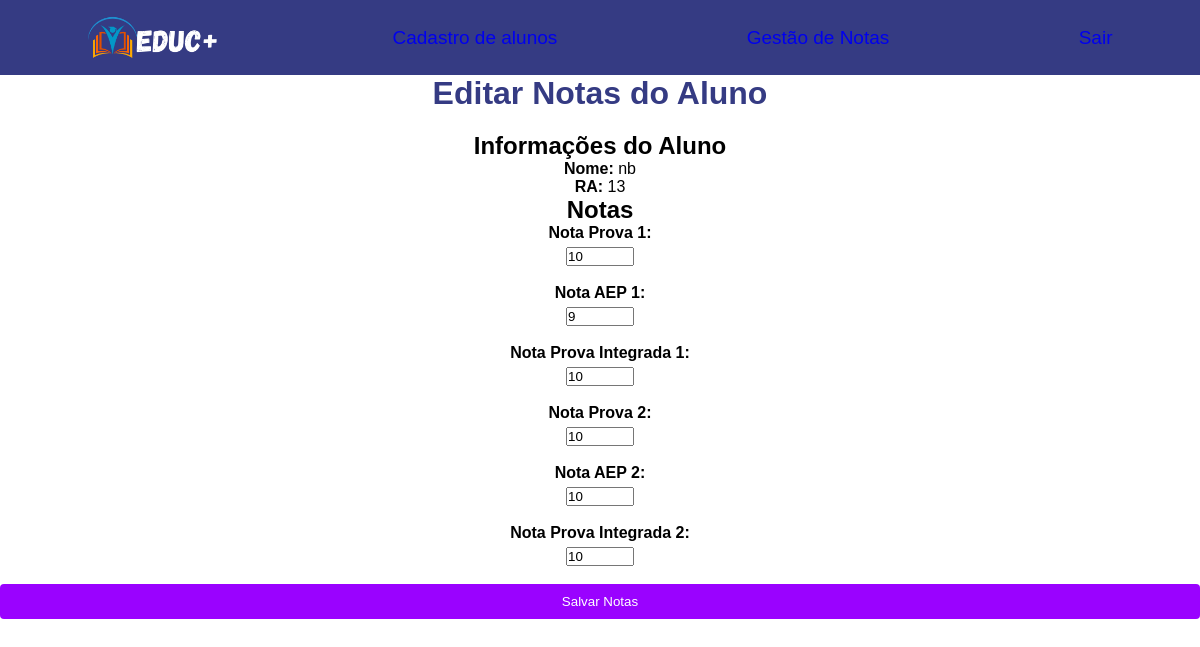
The app's page /editar.php?id=7 with its own data.
### tables this page shows
CREATE TABLE "Alunos" (
	"ID"	INTEGER,
	"nome"	TEXT NOT NULL,
	"email"	TEXT NOT NULL,
	"RA"	TEXT NOT NULL UNIQUE,
	PRIMARY KEY("ID" AUTOINCREMENT)
);

CREATE TABLE Notas (
    ID INTEGER PRIMARY KEY AUTOINCREMENT,
    id_aluno INTEGER NOT NULL,
    nota_prova1 REAL,
    nota_aep1 REAL,
    nota_integrada_1 REAL,
    nota_prova2 REAL,
    nota_aep2 REAL,
    nota_integrada_2 REAL,
    FOREIGN KEY (id_aluno) REFERENCES Alunos(ID)
);

### classes/Database.php (called while the page is built)
<?php
class Database {
    private $pdo;
    public function __construct($dbname) {
        $this->pdo = new PDO("sqlite:" . $dbname);
        $this->pdo->setAttribute(PDO::ATTR_ERRMODE, PDO::ERRMODE_EXCEPTION);
    }
    public function getConnection() {
        return $this->pdo;
    }
}
?>

### classes/Aluno.php (called while the page is built, shortened)
<?php
class Aluno {
    private $database;
    public function __construct($database) {
        $this->database = $database;
    }
    public function obterAlunoPorId($id) {
        $query = "SELECT * FROM Alunos WHERE ID = :id";
        $stmt = $this->database->getConnection()->prepare($query);
        $stmt->bindParam(':id', $id, PDO::PARAM_INT);
        $stmt->execute();
        return $stmt->fetch(PDO::FETCH_ASSOC);
    }
}
?>

### classes/Nota.php (called while the page is built, shortened)
<?php
class Nota {
    private $db;
    public function __construct($database) {
        $this->db = $database->getConnection();
    }
    public function obterNotas($id_aluno) {
        $query = "SELECT * FROM notas WHERE ID_aluno = :id_aluno";
        $stmt = $this->db->prepare($query);
        $stmt->bindParam(':id_aluno', $id_aluno, PDO::PARAM_INT);
        $stmt->execute();
        return $stmt->fetch(PDO::FETCH_ASSOC);
    }
}
?>

### editar.php (the view, shortened to what this page needs)
<?php
require_once 'classes/Database.php';
require_once 'classes/Aluno.php';
require_once 'classes/Nota.php';
$dbname = "SGN.db";
$database = new Database($dbname);
$aluno = new Aluno($database);
$nota = new Nota($database);
$id_aluno = $_GET['id'];
$dados_aluno = $aluno->obterAlunoPorId($id_aluno);
$notas = $nota->obterNotas($id_aluno);
?>
<!DOCTYPE html>
<html lang="pt-BR">
<head>
  <link rel="stylesheet" href="lista.css">
</head>
<body>
  <header>
    <img id="logo" src="./Img/Educ_1.png">
    <nav>
      <ul>
        <li><a href="index.php">Cadastro de alunos</a></li>
        <li><a href="lista.php">Gestão de Notas</a></li>
        <li><a href="#">Sair</a></li>
      </ul>
    </nav>
  </header>
  <h1 id="titulo">Editar Notas do Aluno</h1>
  <form action="<?php echo htmlspecialchars($_SERVER["PHP_SELF"]) . '?id=' . $id_aluno; ?>" method="post">
    <h2>Informações do Aluno</h2>
    <p><strong>Nome:</strong> <?php echo htmlspecialchars($dados_aluno['nome']); ?></p>
    <p><strong>RA:</strong> <?php echo htmlspecialchars($dados_aluno['RA']); ?></p>
    <h2>Notas</h2>
    <label for="nota_prova1">Nota Prova 1:</label>
    <input type="number" id="nota_prova1" name="nota_prova1" min="0" max="10" step="0.1" value="<?php echo htmlspecialchars($notas['nota_prova1']); ?>" required>
    <br>
    <label for="nota_aep1">Nota AEP 1:</label>
    <input type="number" id="nota_aep1" name="nota_aep1" min="0" max="10" step="0.1" value="<?php echo htmlspecialchars($notas['nota_aep1']); ?>" required>
    <br>
    <label for="nota_integrada_1">Nota Prova Integrada 1:</label>
    <input type="number" id="nota_integrada_1" name="nota_integrada_1" min="0" max="10" step="0.1" value="<?php echo htmlspecialchars($notas['nota_integrada_1']); ?>" required>
    <br>
    <label for="nota_prova2">Nota Prova 2:</label>
    <input type="number" id="nota_prova2" name="nota_prova2" min="0" max="10" step="0.1" value="<?php echo htmlspecialchars($notas['nota_prova2']); ?>" required>
    <br>
    <label for="nota_aep2">Nota AEP 2:</label>
    <input type="number" id="nota_aep2" name="nota_aep2" min="0" max="10" step="0.1" value="<?php echo htmlspecialchars($notas['nota_aep2']); ?>" required>
    <br>
    <label for="nota_integrada_2">Nota Prova Integrada 2:</label>
    <input type="number" id="nota_integrada_2" name="nota_integrada_2" min="0" max="10" step="0.1" value="<?php echo htmlspecialchars($notas['nota_integrada_2']); ?>" required>
    <br>
    <button type="submit">Salvar Notas</button>
  </form>
</body>
</html>

### lista.css (style rules this page uses)
* { margin: 0; padding: 0; text-decoration: none; list-style: none; }
header { height: 75px; display: flex; justify-content: space-around; align-items: center; background-color: rgb(53, 59, 131); }
nav { width: 60%; }
ul { display: flex; width: 100%; justify-content: space-between; background-color: rgb(53, 59, 131); }
li { list-style: none; color: white; cursor: pointer; font-size: 19px; background-color: rgb(53, 59, 131); }
#logo { width: 130px; height: auto; background-color: rgb(53, 59, 131); }
body { font-family: Arial, sans-serif; background-color: #ffffff; margin: 0; padding: 0; }
h1 { text-align: center; margin-bottom: 20px; }
form { display: flex; flex-direction: column; align-items: center; }
form label { font-weight: bold; margin-bottom: 5px; }
form button { width: 100%; padding: 10px; background-color: #9a02ff; color: #fff; border: none; border-radius: 4px; cursor: pointer; }
#titulo { color: #353b83; }

### records on screen
alunos: nome "nb", RA "13"
notas: nota_prova1 "10", nota_aep1 "9", nota_integrada_1 "10", nota_prova2 "10", nota_aep2 "10", nota_integrada_2 "10"
